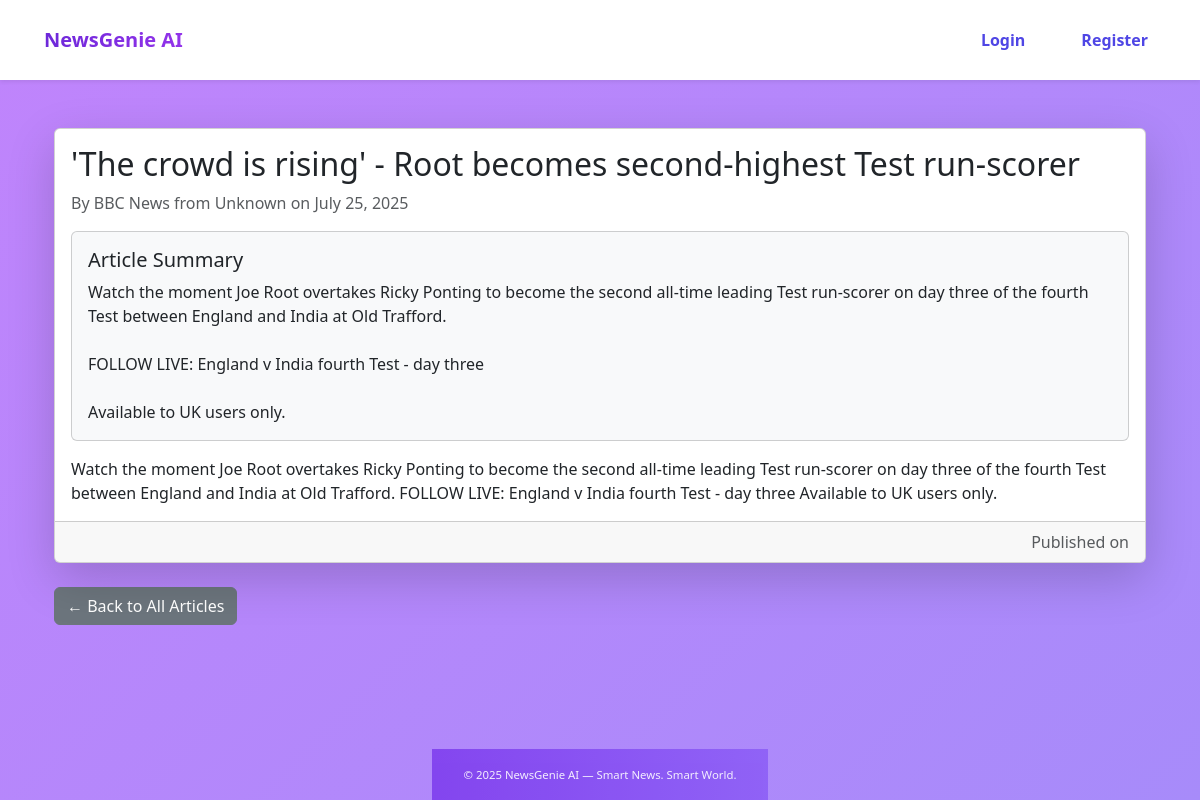
The app's page /articles/article/207/ with its own data.
### news/models.py (models this page shows, shortened)
class Article(models.Model):
    title = models.CharField(max_length=200)
    content = models.TextField()
    source_url = models.URLField()
    category = models.ForeignKey(Category, on_delete=models.SET_NULL, null=True, blank=True)
    published_date = models.DateTimeField(default=timezone.now)
    created_at = models.DateTimeField(auto_now_add=True)
    audio_file = models.FileField(upload_to='audio/', blank=True, null=True)
    image = models.ImageField(upload_to='articles/', blank=True, null=True)
    author = models.CharField(max_length=255, default="Unknown Source")
    publication_date = models.DateTimeField(null=True, blank=True)
    link = models.URLField(max_length=500, unique=True, null=True, blank=True)
    source = models.CharField(max_length=100, default='Unknown')
    categories = models.ManyToManyField('Category', related_name='multi_articles')
    summary = models.TextField(blank=True, null=True)
    class Meta:
        ordering = ['-published_date']

### news/views.py (the view)
# urls.py: path('article/<int:pk>/', views.ArticleDetailView.as_view(), name='article_detail'),
class ArticleDetailView(DetailView):
    model = Article
    template_name = 'news/article_detail.html'
    context_object_name = 'article'
    def get_object(self, queryset=None):
        obj = super().get_object(queryset)
        if self.request.user.is_authenticated:
            ReadingHistory.objects.update_or_create(
                user=self.request.user,
                article=obj,
                defaults={'timestamp': timezone.now()}
            )
        return obj

### news/templates/news/article_detail.html (shortened to what this page needs)
{% extends 'base.html' %}
{% block content %}
  <div class="container mt-4">
    <div class="card shadow-lg">
      <div class="card-body">
        <h2 class="card-title">{{ article.title }}</h2>
        <p class="text-muted">
  By {{ article.author }} from {{ article.source }} on {{ article.publication_date|date:"F d, Y" }}
</p>
{% if article.summary %}
    <div class="card bg-light mb-3">
        <div class="card-body">
            <h5 class="card-title">Article Summary</h5>
            <p class="card-text">{{ article.summary|linebreaksbr }}</p>
</div>
</div>
{% endif %}
        <p class="card-text mt-3">{{ article.content }}</p>
      </div>
      <div class="card-footer text-muted text-end">
        Published on {{ article.published_at|date:"F j, Y, g:i a" }}
      </div>
    </div>
    <div class="mt-4">
      <a href="{% url 'home' %}" class="btn btn-secondary">← Back to All Articles</a>
    </div>
  </div>
{% endblock %}

### static/css/style.css (style rules this page uses)
* { margin: 0; padding: 0; box-sizing: border-box; }
body { font-family: 'Segoe UI', sans-serif; background: linear-gradient(135deg, #c084fc, #a78bfa); min-height: 100vh; display: flex; flex-direction: column; align-items: center; }

### records on screen
Article: title "'The crowd is rising' - Root becomes second-highest Test run-scorer", author "BBC News", source "Unknown", publication_date "July 25, 2025", summary "Watch the moment Joe Root overtakes Ricky Ponting to become the second all-time leading Test run-scorer on day three of the fourth Test between England and India at Old Trafford. FOLLOW LIVE: England v India fourth Test - day three Available to UK users only.", content "Watch the moment Joe Root overtakes Ricky Ponting to become the second all-time leading Test run-scorer on day three of the fourth Test between England and India at Old Trafford. FOLLOW LIVE: England v India fourth Test - day three Available to UK users only."
